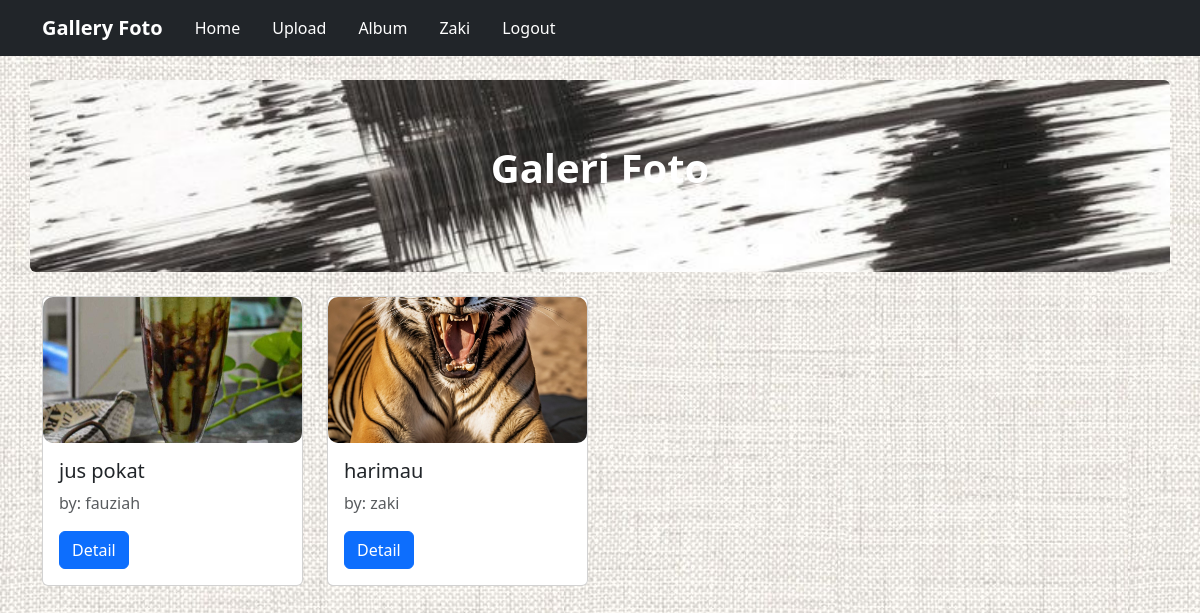
/ (signed in), run on the app's committed database.
### tables this page shows
CREATE TABLE `foto` (
  `fotoid` int(11) NOT NULL,
  `judulfoto` varchar(255) NOT NULL,
  `deskripsifoto` text NOT NULL,
  `tanggalungah` date NOT NULL,
  `lokasifile` varchar(255) NOT NULL,
  `albumid` int(11) NOT NULL,
  `userid` int(11) NOT NULL
);

CREATE TABLE `user` (
  `userid` int(11) NOT NULL,
  `username` varchar(255) NOT NULL,
  `password` varchar(255) NOT NULL,
  `email` varchar(255) NOT NULL,
  `namalengkap` varchar(255) NOT NULL,
  `alamat` text NOT NULL
);

### page/home.php (the view, shortened to what this page needs)
<div class="container my-4 p-5 bg-hero rounded">
    <div class="py-3 text-center text-white">
        <p class="display-6 fw-bold">Galeri Foto</p>
    </div>
</div>
<div class="container">
    <div class="row">
        <?php
        $tampil=mysqli_query($conn, "SELECT * FROM foto INNER JOIN user ON foto.userid=user.userid");
        foreach($tampil as $tampils):
        ?>
        <div class="col-6 col-md-4 col-lg-3 mb-4">
            <div class="card">
                <img src="uploads/<?= $tampils['lokasifile'] ?>" class="object-fit-cover" style="aspect-ratio: 16/9;">
                <div class="card-body">
                    <h5 class="card-title"><?= $tampils['judulfoto'] ?></h5>
                    <p class="card-text text-muted">by: <?= $tampils['username'] ?></p>
                    <a href="?url=detail&&id=<?= $tampils['fotoid'] ?>" class="btn btn-primary">Detail</a>
                </div>
            </div>
        </div>
        <?php endforeach; ?>
    </div>
</div>

### assets/css/style.css (style rules this page uses)
.bg-hero { background: url('../img/transmit.jpg') no-repeat; background-size: cover; }
img { border-radius: 10px; }

### index.php (style rules this page uses)
body { background-image: url(assets/img/denim.jpg); }

### data on the page
foto: lokasifile (picture), judulfoto "jus pokat", userid.username "fauziah"
foto: lokasifile (picture), judulfoto "harimau", userid.username "zaki"

### other printed values
$_SESSION['username'] "Zaki"
